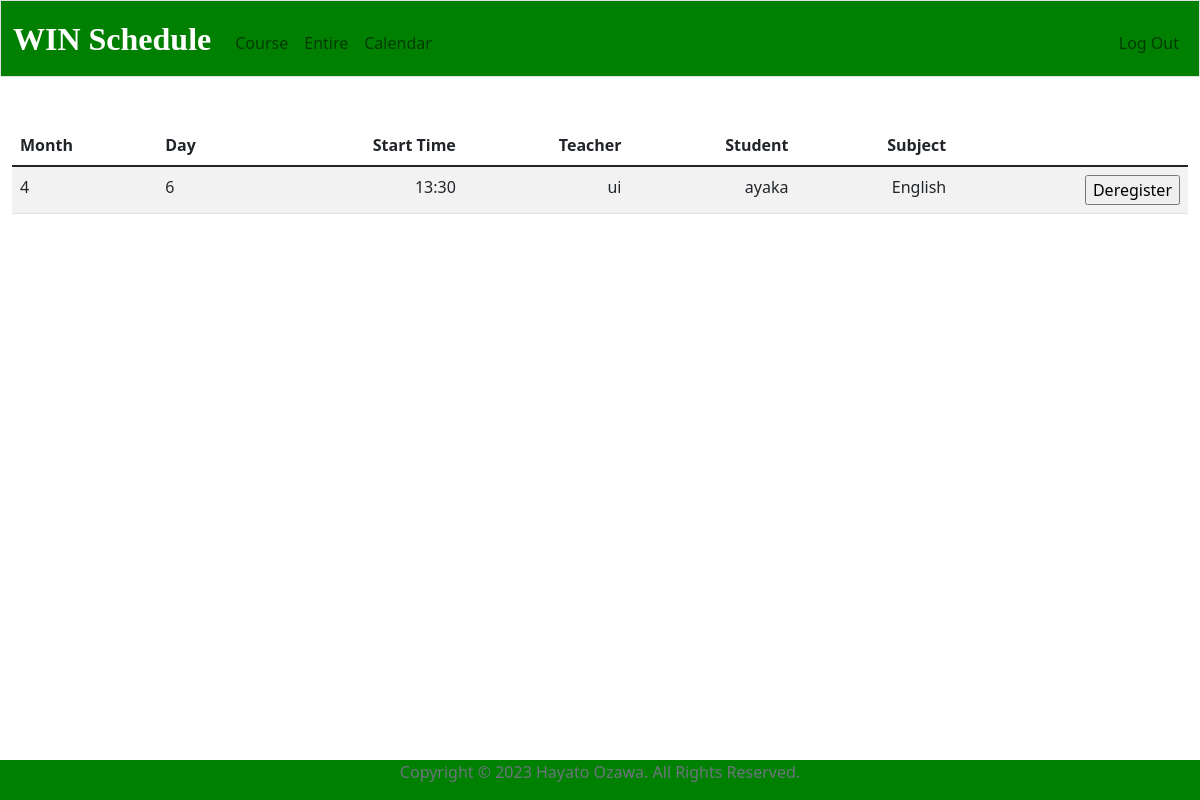
Before: / (signed in) with the older database file.
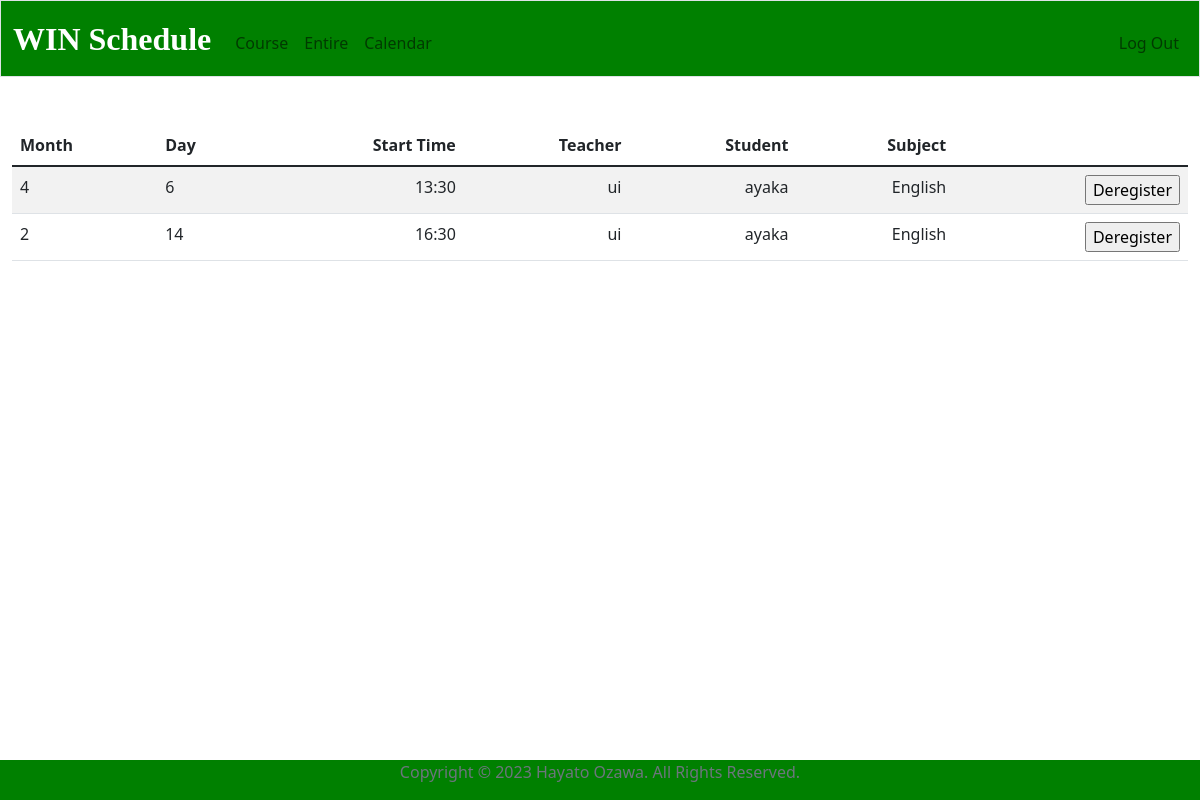
After: the same page with the newer database file.
### tables this page shows
CREATE TABLE classes(id INTEGER PRIMARY KEY AUTOINCREMENT, user_id INTEGER NOT NULL, subject TEXT NOT NULL, month INTEGER NOT NULL, day INTEGER NOT NULL, hour INTEGER NOT NULL, minute INTEGER NOT NULL, studentname[TEXT], teachername TEXT, year INTEGER, FOREIGN KEY(user_id) REFERENCES users(id));

### app.py (the view)
@app.route("/")
@login_required
def index():
    user_id = session["user_id"]
    if is_teacher(user_id) == True:
        classes = db.execute("SELECT * FROM classes WHERE user_id = ?", user_id)
        return render_template("index.html", classes=classes)
    else:
        username = db.execute("SELECT name FROM users WHERE id = ?", user_id)[0]["name"]
        classes = db.execute("SELECT * FROM classes WHERE studentname LIKE '%?%'", username)
        return render_template("index.html", classes=classes)

### app.py (called while the page is built)
def login_required(f):
    @wraps(f)
    def decorated_function(*args, **kwargs):
        if session.get("user_id") is None:
            return redirect("/login")
        return f(*args, **kwargs)
    return decorated_function

def is_teacher(user_id):
    usertype = db.execute("SELECT type FROM users WHERE id = ?", user_id)[0]["type"]
    if usertype != "teacher":
        return False
    else:
        return True

### templates/index.html (shortened to what this page needs)
{% extends "layout.html" %}
{% block main %}
    <table class="table table-striped">
        <thead>
            <tr>
                <th class="text-start">Month</th>
                <th class="text-start">Day</th>
                <th class="text-end">Start Time</th>
                <th class="text-end">Teacher</th>
                <th class="text-end">Student</th>
                <th class="text-end">Subject</th>
                <th class="text-end"></th>
            </tr>
        </thead>
    <tbody>
            {% for class in classes %}
                <tr>
                    <td class="text-start">{{ class["month"] }}</td>
                    <td class="text-start">{{ class["day"] }}</td>
                    <td class="text-end">{{ class["hour"] }}:{{ class["minute"] }}</td>
                    <td class="text-end">{{ class["teachername"] }}</td>
                    <td class="text-end">{{ class["studentname"] }}</td>
                    <td class="text-end">{{ class["subject"] }}</td>
                    <td class="text-end">
                        <form action="/deregister" method="post">
                            <input type="submit" value="Deregister">
                        </form>
                    </td>
                </tr>
            {% endfor %}
        </tbody>
    </table>
{% endblock %}

### templates/layout.html (shortened to what this page needs)
<!DOCTYPE html>
<html lang="ja">
    <head>
        <link href="https://cdn.jsdelivr.net/npm/bootstrap@5.1.3/dist/css/bootstrap.min.css" rel="stylesheet">
        <link href="/static/styles.css" rel="stylesheet">
    </head>
    <body>
        <nav class="border navbar navbar-expand-md navbar-light">
            <div class="container-fluid">
                <a class="navbar-brand" href="/"><span class ="win">WIN Schedule</span></a>
                <div class="collapse navbar-collapse" id="navbar">
                    {% if session["user_id"] %}
                        <ul class="navbar-nav me-auto mt-2">
                            <li class="nav-item"><a class="nav-link" href="/course">Course</a></li>
                            <li class="nav-item"><a class="nav-link" href="/entire">Entire</a></li>
                            <li class="nav-item"><a class="nav-link" href="/calendar">Calendar</a></li>
                        </ul>
                        <ul class="navbar-nav ms-auto mt-2">
                            <li class="nav-item"><a class="nav-link" href="/logout">Log Out</a></li>
                        </ul>
                    {% else %}
                        <ul class="navbar-nav ms-auto mt-2">
                            <li class="nav-item"><a class="nav-link" href="/register">Register</a></li>
                            <li class="nav-item"><a class="nav-link" href="/login">Log In</a></li>
                        </ul>
                    {% endif %}
                </div>
            </div>
        </nav>
        <main class="container-fluid py-5 text-center">
            {% block main %}{% endblock %}
        </main>
        <footer class="footer">
            <div class="container">
              <p class="text-muted text-center">Copyright © 2023 Hayato Ozawa. All Rights Reserved.</p>
            </div>
        </footer>
    </body>
</html>

### static/styles.css (style rules this page uses)
nav { background-color: green; }
nav .navbar-brand { font-size: xx-large; }
nav .navbar-brand .win { font-family: impact; font-weight: bold; color: white; }
.footer { background-color: green; position: absolute; bottom: 0; width: 100%; }

Changed rows visible on the page:
added classes: month "2", day "14", hour "16", minute "30", teachername "ui", studentname "ayaka", subject "English"
